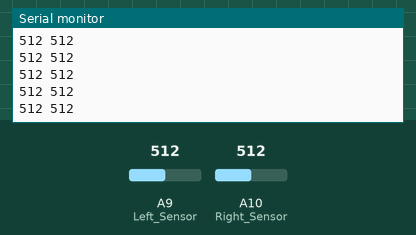
Bench run of a sketch on a simulated Arduino Mega 2560, built with avr-gcc and run on an emulated ATmega2560. Parts: the last lines printed to the serial monitor. The inputs (shaded band) are chosen by the test bench; at power-on: A9 (Left_Sensor) = 512, A10 (Right_Sensor) = 512.

Above: at 1.2 s.
1.3 s: A9 (Left_Sensor) set to 716
At 1.56 s:
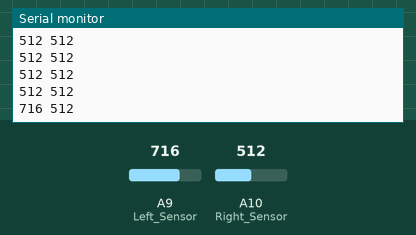
2.8 s: A10 (Right_Sensor) set to 716
At 2.96 s:
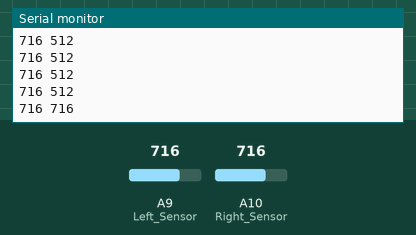
4.3 s: A9 (Left_Sensor) set to 900
At 4.37 s:
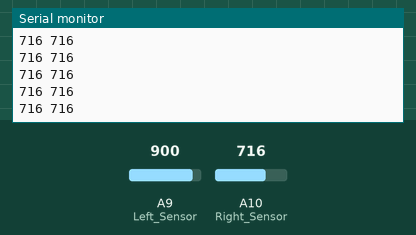
5.8 s: A10 (Right_Sensor) set to 900
At 5.97 s:
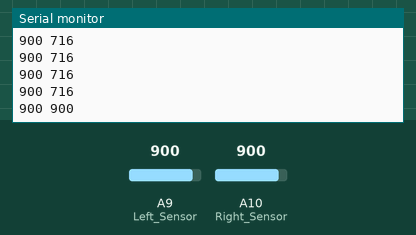
Timing chart, 0 to 8.3 s (numbered marks = the images above; inputs shaded):
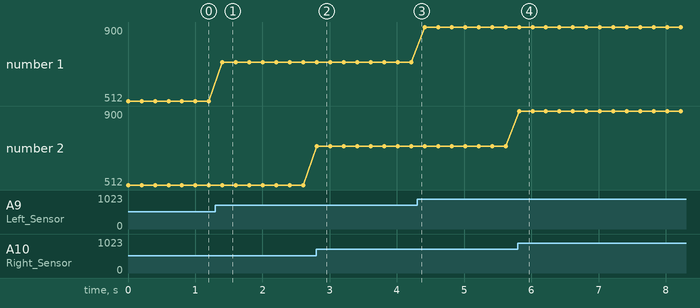

Measured:
- after the input at 1.3 s, the serial monitor: prints a new line after 0.10 s (image 1)
- after the input at 2.8 s, the serial monitor: prints a new line at once (image 2)
- after the input at 5.8 s, the serial monitor: prints a new line at once (image 4)
- plotted number 1: 512 → 716 after the input at 1.3 s, 716 → 900 after the input at 4.3 s

The sketch:

LineFollowerTest_Project.ino
```cpp
// (licence header left out)
#include <MeMegaPi.h>

MeLineFollower lineFinder(PORT_3); /* Line Finder module can only be connected to PORT_3, PORT_4, PORT_5, PORT_6 of base shield. */

void setup()
{
  Serial.begin(9600);

  pinMode(A9, INPUT); //Left Sensor
  pinMode(A10, INPUT); //Right Sensor

}

void loop()
{
  int sensorState = lineFinder.readSensors();
 /* switch(sensorState)
  {
    case S1_IN_S2_IN: Serial.println("Sensor 1 and 2 are inside of black line"); break;
    case S1_IN_S2_OUT: Serial.println("Sensor 2 is outside of black line"); break;
    case S1_OUT_S2_IN: Serial.println("Sensor 1 is outside of black line"); break;
    case S1_OUT_S2_OUT: Serial.println("Sensor 1 and 2 are outside of black line"); break;
    default: break;
  } */

  int LEFT_SENSOR = analogRead(A9);
  int RIGHT_SENSOR = analogRead(A10);

  Serial.println(String(LEFT_SENSOR) + " " + String(RIGHT_SENSOR));


  delay(200);
}
```
